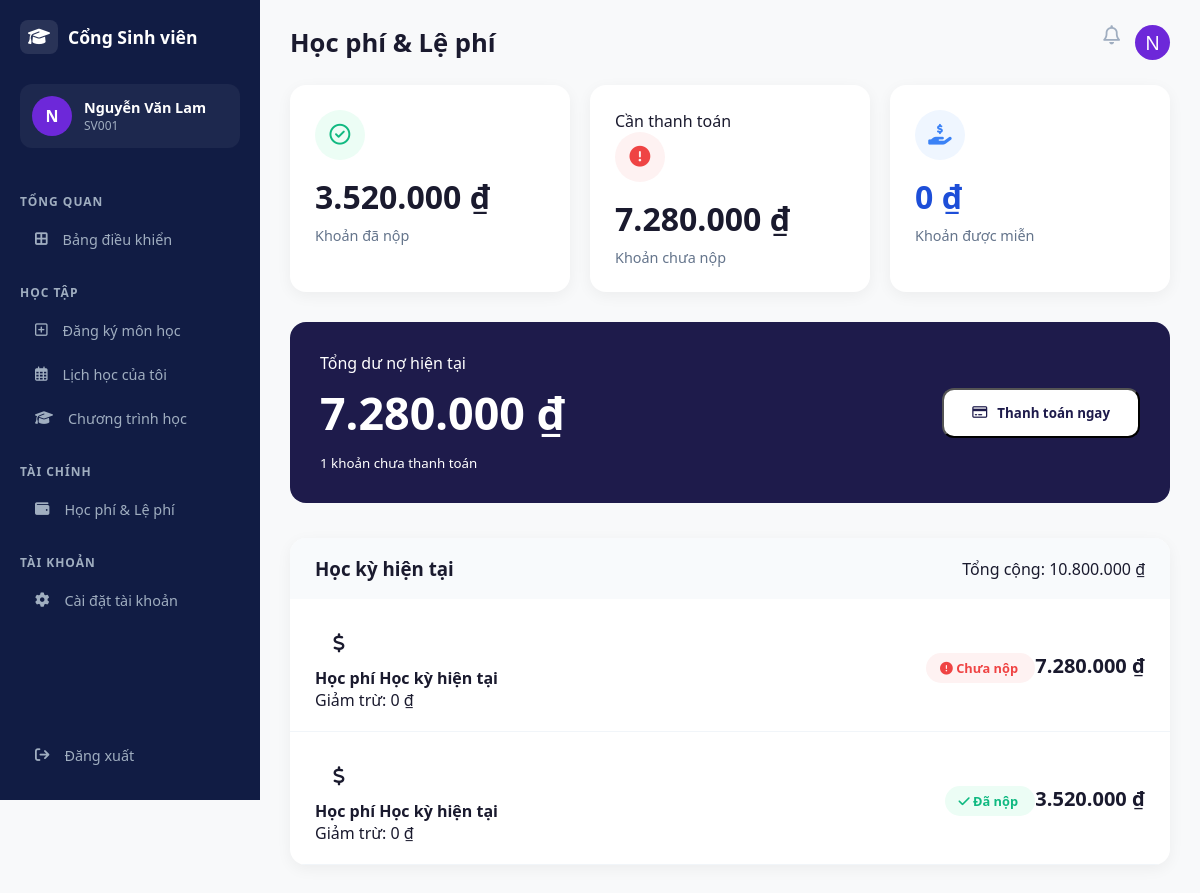
The app's page /Index.php?action=student_tuition (signed in) with its own data.
### tables this page shows
CREATE TABLE `sinh_vien` (
  `id` INT(11) NOT NULL AUTO_INCREMENT,
  `id_tai_khoan` INT(11) NOT NULL,
  `ma_sinh_vien` VARCHAR(20) NOT NULL,
  `ho_ten` VARCHAR(100) NOT NULL,
  `ngay_sinh` DATE DEFAULT NULL,
  `gioi_tinh` ENUM('Nam', 'Nữ', 'Khác') DEFAULT NULL,
  `so_dien_thoai` VARCHAR(15) DEFAULT NULL,
  `dia_chi` VARCHAR(255) DEFAULT NULL,
  PRIMARY KEY (`id`)
);

CREATE TABLE `hoc_phi` (
  `id` INT(11) NOT NULL AUTO_INCREMENT,
  `id_sinh_vien` INT(11) NOT NULL,
  `tong_tien` DECIMAL(15,2) DEFAULT 0.00,
  `mien_giam` DECIMAL(15,2) DEFAULT 0.00,
  `da_thanh_toan` TINYINT(1) NOT NULL DEFAULT 0,
  `thoi_gian_thanh_toan` DATETIME DEFAULT NULL,
  PRIMARY KEY (`id`)
);

### Controller/TuitionController.php (called while the page is built, shortened)
<?php
require_once 'Models/StudentModel.php';
require_once 'Models/RegistrationModel.php';
class TuitionController {
    public function index() {
    $userId = $_SESSION['user_id'];
    $studentModel      = new StudentModel();
    $registrationModel = new RegistrationModel();
    $studentProfile = $studentModel->getStudentProfileByUserId($userId);
    $studentId = $studentProfile['id'];
    $registrationModel->updateStudentTuitionAuto($studentId);
    $fees = $registrationModel->getStudentFees($studentId) ?? [];
    $totalPaid = 0;
    $totalUnpaid = 0;
    $totalExempted = 0;
    $unpaidItemsCount = 0;
    $groupedFees = [];
    foreach ($fees as $fee) {
        $term = $fee['ky_hoc'] ?? 'Học kỳ hiện tại';
        if (!isset($groupedFees[$term])) {
            $groupedFees[$term] = [];
        }
        $groupedFees[$term][] = $fee;
        $tongTien = $fee['tong_tien'] ?? 0;
        $mienGiam = $fee['mien_giam'] ?? 0;
        $daThanhToan = $fee['da_thanh_toan'] ?? 0;
        $actualAmount = $tongTien - $mienGiam;
        if ($daThanhToan == 1) {
            $totalPaid += $actualAmount;
        } else {
            $totalUnpaid += $actualAmount;
            $unpaidItemsCount++;
        }
        $totalExempted += $mienGiam;
    }
    $outstandingBalance = $totalUnpaid;
    require_once 'Views/StudentTuition.php';
}
}
?>

### Models/StudentModel.php (called while the page is built, shortened)
<?php
class StudentModel extends Database {
    public function getStudentProfileByUserId($userId) {
        $conn = $this->getConnection();
        if($conn) {
            $query = "SELECT sv.*, tk.email, tk.mat_khau
                      FROM sinh_vien sv
                      JOIN tai_khoan tk ON sv.id_tai_khoan = tk.id
                      WHERE tk.id = :user_id";
            $stmt = $conn->prepare($query);
            $stmt->bindParam(':user_id', $userId);
            $stmt->execute();
            return $stmt->fetch(PDO::FETCH_ASSOC);
        }
        return false;
    }
}
?>

### Models/RegistrationModel.php (called while the page is built, shortened)
<?php
class RegistrationModel extends Database {
    public function getStudentFees($studentId) {
        $conn = $this->getConnection();
        $sql = "SELECT
                    id,
                    tong_tien,
                    mien_giam,
                    da_thanh_toan,
                    thoi_gian_thanh_toan,
                    'Học kỳ hiện tại' AS ky_hoc
                FROM hoc_phi
                WHERE id_sinh_vien = :student_id
                ORDER BY id DESC";
        $stmt = $conn->prepare($sql);
        $stmt->execute([':student_id' => $studentId]);
        return $stmt->fetchAll(PDO::FETCH_ASSOC);
    }
}
?>

### Views/StudentTuition.php (the view, shortened to what this page needs)
<!DOCTYPE html>
<html lang="vi">
<head>
    <link rel="stylesheet" href="https://cdnjs.cloudflare.com/ajax/libs/font-awesome/6.4.0/css/all.min.css">
</head>
<body>
    <div class="sidebar">
        <div class="logo">
            <i class="fa-solid fa-graduation-cap"></i>
            <span>Cổng Sinh viên</span>
        </div>
        <div class="student-profile-mini">
            <div class="avatar-mini"><?= substr(htmlspecialchars($studentProfile['ho_ten'] ?? 'S'), 0, 1); ?></div>
            <div class="info-mini">
                <h4><?= htmlspecialchars($studentProfile['ho_ten'] ?? 'Sinh viên'); ?></h4>
                <p><?= htmlspecialchars($studentProfile['ma_sinh_vien'] ?? ''); ?></p>
            </div>
        </div>
        <div class="menu-section">Tổng quan</div>
        <a href="Index.php?action=student_dashboard" class="menu-item"><i class="fa-solid fa-border-all"></i> Bảng điều khiển</a>
        <div class="menu-section">Học tập</div>
        <a href="Index.php?action=student_course_registration" class="menu-item"><i class="fa-regular fa-square-plus"></i> Đăng ký môn học</a>
        <a href="Index.php?action=student_schedule" class="menu-item"><i class="fa-regular fa-calendar-days"></i> Lịch học của tôi</a>
        <a href="Index.php?action=student_study_program" class="menu-item"><i class="fa-solid fa-graduation-cap"></i> Chương trình học</a>
        <div class="menu-section">Tài chính</div>
        <a href="Index.php?action=student_tuition" class="menu-item "><i class="fa-solid fa-wallet"></i> Học phí & Lệ phí</a>
        <div class="menu-section">Tài khoản</div>
        <a href="Index.php?action=student_settings" class="menu-item"><i class="fa-solid fa-gear"></i> Cài đặt tài khoản</a>
        <a href="Index.php?action=logout" class="sign-out">
            <i class="fa-solid fa-arrow-right-from-bracket"></i> Đăng xuất
        </a>
    </div>
    <div class="main-content">
        <div class="header">
            <h1>Học phí & Lệ phí</h1>
            <div style="display:flex; gap:15px; font-size:1.2rem; color:#a0aec0;">
                <i class="fa-regular fa-bell"></i>
                <div style="width:35px;height:35px;background:#6d28d9;color:white;border-radius:50%;display:flex;align-items:center;justify-content:center;">
                    <?= substr(htmlspecialchars($studentProfile['ho_ten'] ?? 'S'), 0, 1); ?>
                </div>
            </div>
        </div>
        <div class="top-cards">
            <div class="finance-card card-green">
                <div class="card-icon"><i class="fa-regular fa-circle-check"></i></div>
                <h2><?= number_format($totalPaid ?? 0, 0, ',', '.') ?> ₫</h2>
                <p>Khoản đã nộp</p>
            </div>
            <div class="finance-card card-red">
                <?php if(($totalUnpaid ?? 0) > 0): ?>
                    <span class="action-needed">Cần thanh toán</span>
                <?php endif; ?>
                <div class="card-icon"><i class="fa-solid fa-circle-exclamation"></i></div>
                <h2><?= number_format($totalUnpaid ?? 0, 0, ',', '.') ?> ₫</h2>
                <p>Khoản chưa nộp</p>
            </div>
            <div class="finance-card card-blue">
                <div class="card-icon" style="background:#eff6ff;color:#3b82f6;">
                    <i class="fa-solid fa-hand-holding-dollar"></i>
                </div>
                <h2 style="color:#1d4ed8;"><?= number_format($totalExempted ?? 0, 0, ',', '.') ?> ₫</h2>
                <p>Khoản được miễn</p>
            </div>
        </div>
        <div class="outstanding-banner">
            <div class="banner-info">
                <p>Tổng dư nợ hiện tại</p>
                <h1><?= number_format($outstandingBalance ?? 0, 0, ',', '.') ?> ₫</h1>
                <small><?= $unpaidItemsCount ?? 0 ?> khoản chưa thanh toán</small>
            </div>
            <button class="btn-pay" onclick="showQR('<?= number_format($outstandingBalance ?? 0, 0, ',', '.') ?>đ', '<?= htmlspecialchars($studentProfile['ma_sinh_vien'] ?? '') ?>')">
                <i class="fa-regular fa-credit-card"></i> Thanh toán ngay
            </button>
        </div>
        <?php if (empty($groupedFees)): ?>
            <div style="text-align:center; padding:60px 20px; color:#64748b; background:white; border-radius:16px; box-shadow:0 4px 15px rgba(0,0,0,0.05);">
                <p>Chưa có dữ liệu học phí.</p>
                <p style="font-size:0.9rem; margin-top:10px;">Hãy đăng ký môn học để hệ thống tính học phí tự động.</p>
            </div>
        <?php else: ?>
            <?php foreach($groupedFees as $term => $termFees):
                $termTotal = array_sum(array_map(fn($f) => ($f['tong_tien'] ?? 0) - ($f['mien_giam'] ?? 0), $termFees));
            ?>
            <div class="term-section">
                <div class="term-header">
                    <h3><?= htmlspecialchars($term) ?></h3>
                    <span>Tổng cộng: <?= number_format($termTotal, 0, ',', '.') ?> ₫</span>
                </div>
                <?php foreach($termFees as $fee):
                    $actual = ($fee['tong_tien'] ?? 0) - ($fee['mien_giam'] ?? 0);
                    $isPaid = (int)($fee['da_thanh_toan'] ?? 0) === 1;
                ?>
                <div class="fee-item">
                    <div class="fee-info">
                        <div class="fee-icon <?= $isPaid ? '' : 'red' ?>"><i class="fa-solid fa-dollar-sign"></i></div>
                        <div class="fee-details">
                            <h4>Học phí <?= htmlspecialchars($fee['ky_hoc'] ?? 'Học kỳ hiện tại') ?></h4>
                            <p>Giảm trừ: <?= number_format($fee['mien_giam'] ?? 0, 0, ',', '.') ?> ₫</p>
                        </div>
                    </div>
                    <div class="fee-actions">
                        <span class="status-badge <?= $isPaid ? 'status-paid' : 'status-unpaid' ?>">
                            <?= $isPaid ? '<i class="fa-solid fa-check"></i> Đã nộp' : '<i class="fa-solid fa-circle-exclamation"></i> Chưa nộp' ?>
                        </span>
                        <span class="fee-amount"><?= number_format($actual, 0, ',', '.') ?> ₫</span>
                    </div>
                </div>
                <?php endforeach; ?>
            </div>
            <?php endforeach; ?>
        <?php endif; ?>
    </div>
</body>
</html>

### Views/StudentTuition.php (style rules this page uses)
* { box-sizing: border-box; margin: 0; padding: 0; font-family: 'Segoe UI', sans-serif; }
body { display: flex; background-color: #f8f9fa; color: #1a1a2e; min-height: 100vh; }
.sidebar { width: 260px; background-color: #111c44; color: #fff; display: flex; flex-direction: column; padding: 20px; position: fixed; height: 100vh; z-index: 100; }
.logo { font-size: 1.1rem; font-weight: bold; display: flex; align-items: center; gap: 10px; margin-bottom: 30px; }
.logo i { background: rgba(255,255,255,0.1); padding: 8px; border-radius: 8px; }
.student-profile-mini { display: flex; align-items: center; gap: 12px; background: rgba(255,255,255,0.05); padding: 12px; border-radius: 12px; margin-bottom: 25px; }
.avatar-mini { width: 40px; height: 40px; background: #6d28d9; border-radius: 50%; display: flex; align-items: center; justify-content: center; font-weight: bold; }
.info-mini h4 { font-size: 0.9rem; }
.info-mini p { font-size: 0.75rem; color: #a0aec0; }
.menu-section { font-size: 0.75rem; color: #a0aec0; font-weight: bold; margin: 20px 0 10px; text-transform: uppercase; letter-spacing: 1px; }
.menu-item { padding: 10px 15px; border-radius: 8px; color: #a0aec0; text-decoration: none; display: flex; align-items: center; gap: 15px; margin-bottom: 5px; transition: 0.3s; font-size: 0.9rem; }
.sign-out { margin-top: auto; padding: 15px; color: #a0aec0; text-decoration: none; display: flex; align-items: center; gap: 15px; font-size: 0.9rem; }
.main-content { margin-left: 260px; flex: 1; padding: 25px 30px; }
.header { display: flex; justify-content: space-between; align-items: center; margin-bottom: 25px; }
.header h1 { font-size: 1.6rem; font-weight: 600; }
.top-cards { display: grid; grid-template-columns: repeat(3, 1fr); gap: 20px; margin-bottom: 30px; }
.finance-card { background: white; padding: 25px; border-radius: 16px; box-shadow: 0 4px 15px rgba(0,0,0,0.05); position: relative; }
.card-icon { width: 50px; height: 50px; border-radius: 50%; display: flex; align-items: center; justify-content: center; font-size: 1.3rem; margin-bottom: 15px; }
.finance-card h2 { font-size: 2rem; margin-bottom: 8px; font-weight: 700; }
.finance-card p { color: #64748b; font-size: 0.9rem; }
.card-green .card-icon { background: #ecfdf5; color: #10b981; }
.card-red .card-icon { background: #fef2f2; color: #ef4444; }
.card-blue .card-icon { background: #eff6ff; color: #3b82f6; }
.outstanding-banner { background: #1e1b4b; color: white; border-radius: 16px; padding: 30px; display: flex; justify-content: space-between; align-items: center; margin-bottom: 35px; }
.banner-info h1 { font-size: 2.8rem; margin: 8px 0; }
.btn-pay { background: white; color: #1e1b4b; padding: 14px 28px; border-radius: 12px; font-weight: 700; cursor: pointer; display: flex; align-items: center; gap: 10px; }
.term-section { background: white; border-radius: 16px; margin-bottom: 25px; box-shadow: 0 4px 15px rgba(0,0,0,0.05); overflow: hidden; }
.term-header { padding: 18px 25px; background: #f8fafc; display: flex; justify-content: space-between; align-items: center; }
.fee-item { padding: 20px 25px; border-bottom: 1px solid #f1f5f9; display: flex; justify-content: space-between; align-items: center; }
.fee-icon { width: 48px; height: 48px; border-radius: 50%; display: flex; align-items: center; justify-content: center; font-size: 1.2rem; margin-right: 15px; }
.status-badge { padding: 6px 14px; border-radius: 20px; font-size: 0.8rem; font-weight: 600; }
.fee-amount { font-size: 1.25rem; font-weight: 700; }
.status-paid { background: #ecfdf5; color: #10b981; }
.status-unpaid { background: #fef2f2; color: #ef4444; }

### records on screen
sinh_vien: ho_ten "N", ho_ten "Nguyễn Văn Lam", ma_sinh_vien "SV001"
hoc_phi: term "Học kỳ hiện tại", termTotal "10.800.000", ky_hoc "Học kỳ hiện tại", mien_giam "0", da_thanh_toan 1 (drawn), actual "3.520.000"
hoc_phi: ky_hoc "Học kỳ hiện tại", mien_giam "0", da_thanh_toan 0 (drawn), actual "7.280.000"

### other values on screen
$totalPaid "3.520.000"
$totalUnpaid "7.280.000"
$totalExempted "0"
$outstandingBalance "7.280.000"
$unpaidItemsCount "1"
